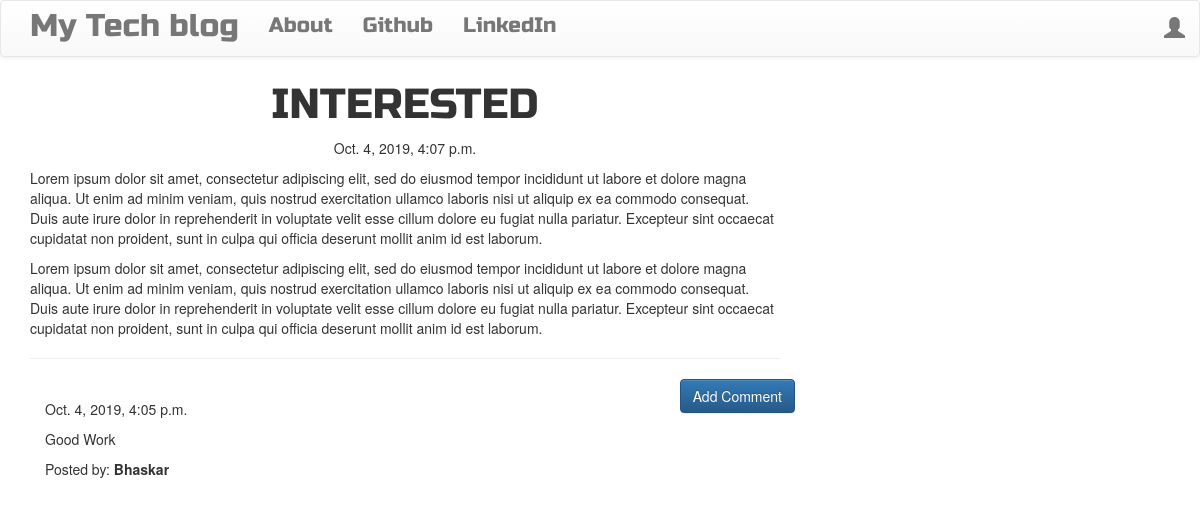
Screenshot of /post/3 with the database file from the repository.
### blog/models.py (models this page shows, shortened)
class Post(models.Model):
    author = models.ForeignKey('auth.User',on_delete=models.DO_NOTHING)
    title = models.CharField(max_length=200)
    text = models.TextField()
    created_date = models.DateTimeField(default=timezone.now)
    published_date = models.DateTimeField(blank=True,null=True)

class Comment(models.Model):
    post = models.ForeignKey('blog.Post',related_name='comments',on_delete=models.CASCADE)
    author = models.CharField(max_length=200)
    text = models.TextField()
    created_date = models.DateTimeField(default=timezone.now)
    approved_comment = models.BooleanField(default=False)

### blog/views.py (the view)
# urls.py: re_path(r'^post/(?P<pk>\d+)$',views.PostDetailView.as_view(),name='post_detail'),
class PostDetailView(DetailView):
    model = Post

### blog/templates/blog/post_detail.html (shortened to what this page needs)
{% extends 'blog/base.html' %}
{% block content %}
  <h1 class="posttitle loader">{{post.title}}</h1>
  {% if post.published_date %}
    <div class="date postdate">
      {{post.published_date}}
    </div>
  {% else %}
    <a class="btn btn-default" href="{% url 'post_publish' pk=post.pk %}">Publish</a>
  {% endif %}
  <p class="postcontent">{{post.text|safe|linebreaksbr}}</p>
  <hr>
  <a class='btn btn-primary btn-comment' href="{% url 'add_comment_to_post' pk=post.pk %}">Add Comment</a>
  <div class="container">
    {% for comment in post.comments.all %}
    <br>
        {% if user.is_authenticated or comment.approved_comment %}
                {{ comment.created_date }}
            <p>{{ comment.text|safe|linebreaks }}</p>
            <p>Posted by: <strong>{{ comment.author }}</strong></p>
        {% endif %}
    {% empty %}
        <p>No comments posted.</p>
    {% endfor %}
  </div>
{% endblock %}

### blog/static/css/blog.css (style rules this page uses)
.postdate { text-align: center; }
.posttitle { font-family: 'Russo One', sans-serif; font-size: 3em; text-align: center; }
.postcontent { font-family: 'Montserrat'; font-size: 1.5em; }
.btn-comment { position: absolute; right: 0px; }
.loader { filter:hue-rotate(0deg); color: linear-gradient(45deg,#0f8,#08f); animation:hue 5000ms infinite linear; }

### rows the page displays
Post: title "INTERESTED", published_date "Oct. 4, 2019, 4:07 p.m.", text "Lorem ipsum dolor sit amet, consectetur adipiscing elit, sed do eiusmod tempor incididunt ut labore et dolore magna aliqua. Ut enim ad minim veniam, quis nostrud exercitation ullamco laboris nisi ut aliquip ex ea commodo consequat. Duis aute irure dolor in reprehenderit in voluptate velit esse cillum dolore eu fugiat nulla pariatur. Excepteur sint occaecat cupidatat non proident, sunt in culpa qui officia deserunt mollit anim id est laborum. Lorem ipsum dolor sit amet, consectetur adipiscing elit, sed do eiusmod tempor incididunt ut labore et dolore magna aliqua. Ut enim ad minim veniam, quis nostrud exercitation ullamco laboris nisi ut aliquip ex ea commodo consequat. Duis aute irure dolor…"
Comment: created_date "Oct. 4, 2019, 4:05 p.m.", text "Good Work", author "Bhaskar"
